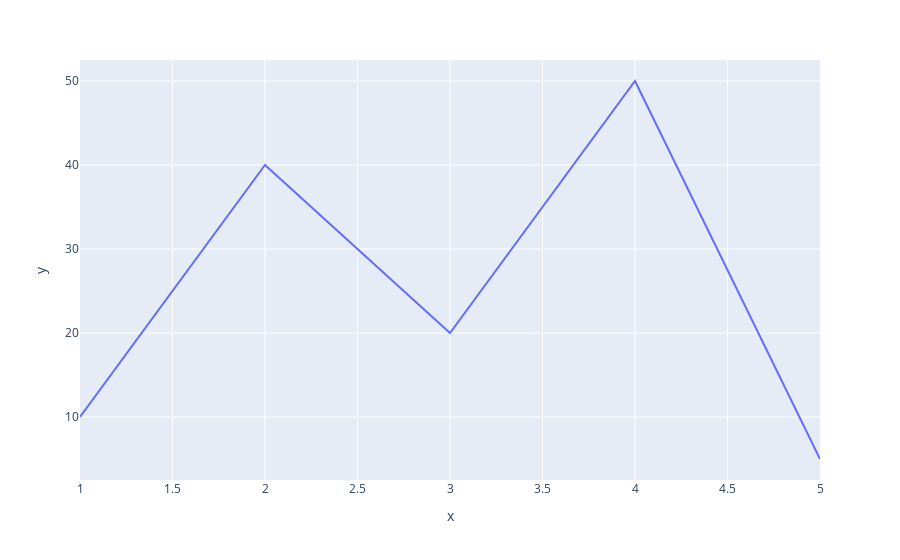

Source (notebook cell):
### Code cell
# import pandas as pd
# import plotly.offline as py
# import plotly.graph_objs as go
# import matplotlib.pyplot as plt

import numpy as np
import pandas as pd
import plotly.express as px

px.line(x=[1, 2, 3, 4, 5], y=[10, 40, 20, 50, 5])

### Figure 1 — Plotly figure (JSON) as saved in the notebook; plotly's stock layout.template omitted (floating-point values rounded to 4 significant figures)
{"data": [{"hovertemplate": "x=%{x}<br>y=%{y}<extra></extra>", "legendgroup": "", "line": {"color": "#636efa", "dash": "solid"}, "marker": {"symbol": "circle"}, "mode": "lines", "name": "", "orientation": "v", "showlegend": false, "type": "scatter", "x": [1, 2, 3, 4, 5], "xaxis": "x", "y": [10, 40, 20, 50, 5], "yaxis": "y"}], "layout": {"legend": {"tracegroupgap": 0}, "margin": {"t": 60}, "xaxis": {"anchor": "y", "domain": [0, 1], "title": {"text": "x"}}, "yaxis": {"anchor": "x", "domain": [0, 1], "title": {"text": "y"}}}}
